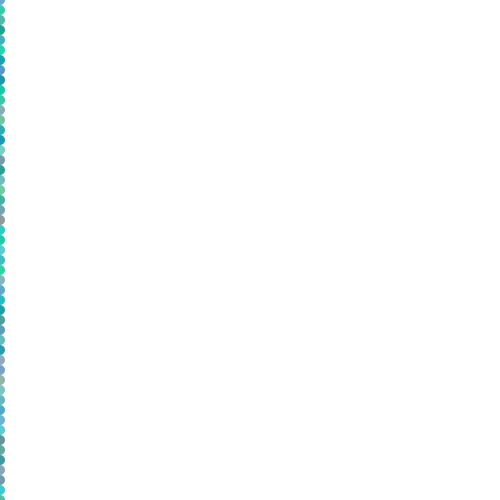
Frame 1 (no input)
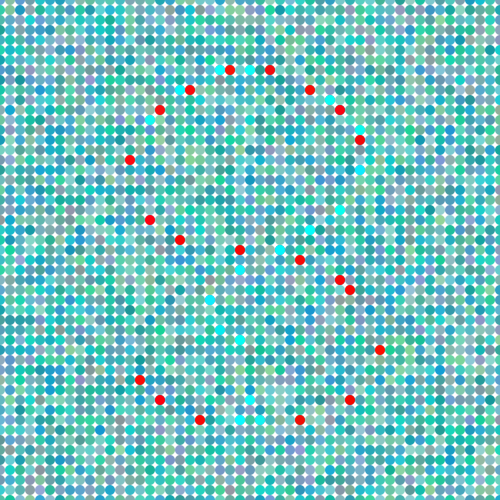
Frame 60 (the mouse pressed at the canvas centre just before this capture)
Frame 120 (the mouse held since frame 60 and released just before this capture): identical to frame 60, image omitted

The Processing sketch that drew these frames (run headless with seeded random() and noise(); from frame 60 on, the mouse is pressed at the canvas centre):

// Processing sketch: processing_75208
// ── processing_75208.pde

float[] pR = {
  360, 140, 
  340, 110, 
  310, 90, 
  270, 70, 
  230, 70, 
  190, 90, 
  160, 110, 
  130, 160, 
  150, 220, 
  180, 240, 
  240, 250, 
  300, 260, 
  340, 280, 
  350, 290, 
  380, 350, 
  350, 400, 
  300, 420, 
  200, 420, 
  160, 400, 
  140, 380
};

float[] pB = {
  150, 120, 
  180, 90, 
  220, 70, 
  250, 70, 
  330, 100, 
  360, 130, 
  360, 170, 
  340, 210, 
  310, 230, 
  280, 250, 
  240, 270, 
  210, 300, 
  220, 330, 
  240, 340, 
  250, 400, 
  240, 420, 
  260, 420
};

float r, g, b;
int x = 0;
int y = 0;
int w = 10;
int h = 10;

int d = 20;


void setup() {
  size(500, 500);
  background(255);
  smooth();
  noStroke();
}

void draw() {


  if (x<=width) {
    for (y = 0; y<=height; y+=h) {
      r = random(d, 150);
      g = random(150, 255-2*d);
      b = random(150, 255-2*d);
      fill(r, g, b);
      ellipse(x, y, w, h);
    }
    x+=w;
  }

  if (x==width+w) {
    for (int iR = 1; iR<pR.length; iR+=2) {
      r = random(255-d, 255);
      g = random(0, d);
      b = random(0, d);
      fill(r, g, b);
      ellipse(pR[iR-1], pR[iR], w, h);
    }

    for (int iB = 1; iB<pB.length; iB+=2) {
      r = random(0, d);
      g = random(255-d, 255);
      b = random(255-d, 255);
      fill(r, g, b);
      ellipse(pB[iB-1], pB[iB], w, h);
    }

    //    for (int i = 0; i < 10; i++) {
    //      r = random(255-d, 255);
    //      g = random(0, d);
    //      b = random(0, d);
    //      fill(r, g, b);
    //      ellipse(width/5+10*i, height/5+30*i, w, h);
    //
    //      r = random(0, d);
    //      g = random(255-d, 255);
    //      b = random(255-d, 255);
    //      fill(r, g, b);
    //      ellipse(2*width/5+10*i, height/5+30*i, w, h);
    //    }

    x+=w;
  }
}
